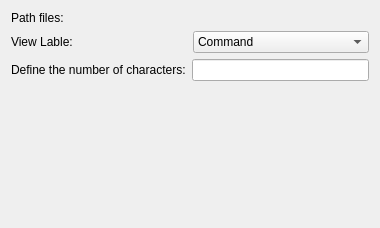
<?xml version="1.0" encoding="UTF-8"?>
<ui version="4.0">
 <class>commandSettings</class>
 <widget class="QWidget" name="commandSettings">
  <property name="geometry">
   <rect>
    <x>0</x>
    <y>0</y>
    <width>380</width>
    <height>228</height>
   </rect>
  </property>
  <layout class="QVBoxLayout" name="verticalLayout">
   <item>
    <layout class="QHBoxLayout" name="horizontalLayout_2">
     <item>
      <widget class="QLabel" name="label_2">
       <property name="text">
        <string>Path files:</string>
       </property>
      </widget>
     </item>
     <item>
      <widget class="KUrlRequester" name="kcfg_saveDir">
       <property name="toolTip">
        <string>Directory to use as a default save location for all data.</string>
       </property>
      </widget>
     </item>
    </layout>
   </item>
   <item>
    <layout class="QHBoxLayout" name="horizontalLayout">
     <item>
      <widget class="QLabel" name="label">
       <property name="text">
        <string>View Lable:</string>
       </property>
      </widget>
     </item>
     <item>
      <widget class="QComboBox" name="kcfg_listview">
       <item>
        <property name="text">
         <string>Command</string>
        </property>
       </item>
       <item>
        <property name="text">
         <string>Description</string>
        </property>
       </item>
      </widget>
     </item>
    </layout>
   </item>
   <item>
    <layout class="QHBoxLayout" name="horizontalLayout_3">
     <item>
      <widget class="QLabel" name="label_3">
       <property name="text">
        <string>Define the number of characters:</string>
       </property>
      </widget>
     </item>
     <item>
      <widget class="QLineEdit" name="kcfg_lineedit"/>
     </item>
    </layout>
   </item>
   <item>
    <spacer name="verticalSpacer">
     <property name="orientation">
      <enum>Qt::Vertical</enum>
     </property>
     <property name="sizeHint" stdset="0">
      <size>
       <width>20</width>
       <height>40</height>
      </size>
     </property>
    </spacer>
   </item>
  </layout>
 </widget>
 <customwidgets>
  <customwidget>
   <class>KUrlRequester</class>
   <extends>QWidget</extends>
   <header>kurlrequester.h</header>
   <container>1</container>
  </customwidget>
 </customwidgets>
 <resources/>
 <connections/>
</ui>
